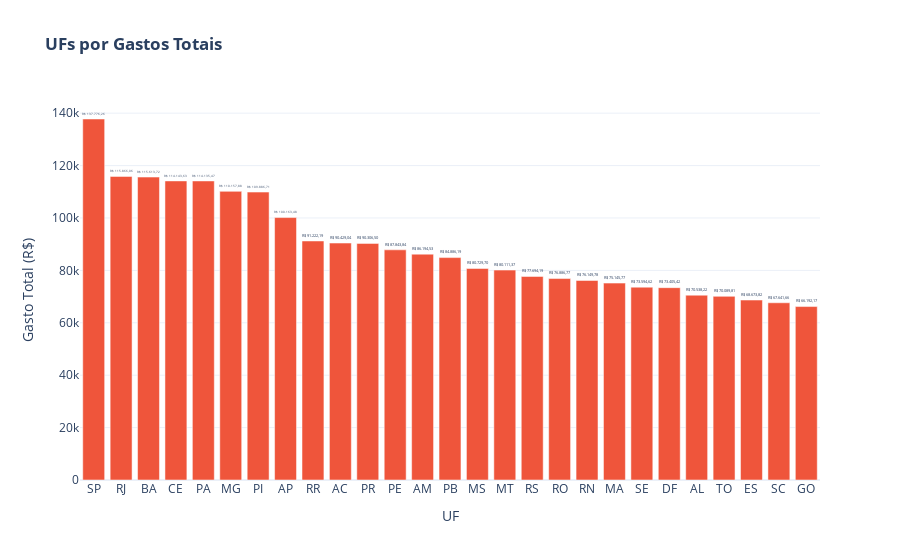

Write notebook code for a chart like this one.
### Code cell
# 1 UFs por Gasto Total
top_ufs = (
    df_modelo.groupby('sgUF')['vlrLiquidoTotal']
    .mean()
    .sort_values(ascending=False)
    .reset_index()
)
top_ufs['texto'] = top_ufs['vlrLiquidoTotal'].apply(formatar_valor)

fig1 = px.bar(
    top_ufs,
    x='sgUF',
    y='vlrLiquidoTotal',
    orientation='v',
    title='<b>UFs por Gastos Totais</b>',
    labels={'vlrLiquidoTotal': 'Gasto Total (R$)', 'sgUF': 'UF'},
    text='texto'
)
fig1.update_layout(showlegend=False, yaxis={'categoryorder':'total ascending'})
fig1.update_traces(textposition='outside', marker_color='#EF553B')
fig1.show()

### Figure 1 — Plotly figure (JSON) as saved in the notebook; plotly's stock layout.template omitted (floating-point values rounded to 4 significant figures)
{"data": [{"alignmentgroup": "True", "hovertemplate": "UF=%{x}<br>Gasto Total (R$)=%{y}<br>texto=%{text}<extra></extra>", "legendgroup": "", "marker": {"color": "#EF553B", "pattern": {"shape": ""}}, "name": "", "offsetgroup": "", "orientation": "v", "showlegend": false, "text": ["R$ 137.776,26", "R$ 115.866,06", "R$ 115.613,72", "R$ 114.143,63", "R$ 114.135,47", "R$ 110.157,88", "R$ 109.886,71", "R$ 100.163,48", "R$ 91.222,19", "R$ 90.429,04", "R$ 90.306,50", "R$ 87.843,84", "R$ 86.194,53", "R$ 84.886,19", "R$ 80.729,70", "R$ 80.111,37", "R$ 77.694,19", "R$ 76.886,77", "R$ 76.149,78", "R$ 75.145,77", "R$ 73.594,62", "R$ 73.405,42", "R$ 70.538,22", "R$ 70.089,81", "R$ 68.673,82", "R$ 67.641,66", "R$ 66.192,17"], "textposition": "outside", "type": "bar", "x": ["SP", "RJ", "BA", "CE", "PA", "MG", "PI", "AP", "RR", "AC", "PR", "PE", "AM", "PB", "MS", "MT", "RS", "RO", "RN", "MA", "SE", "DF", "AL", "TO", "ES", "SC", "GO"], "xaxis": "x", "y": [137800.0, 115900.0, 115600.0, 114100.0, 114100.0, 110200.0, 109900.0, 100200.0, 91220.0, 90430.0, 90310.0, 87840.0, 86190.0, 84890.0, 80730.0, 80110.0, 77690.0, 76890.0, 76150.0, 75150.0, 73590.0, 73410.0, 70540.0, 70090.0, 68670.0, 67640.0, 66190.0], "yaxis": "y"}], "layout": {"barmode": "relative", "legend": {"tracegroupgap": 0}, "showlegend": false, "title": {"text": "<b>UFs por Gastos Totais</b>"}, "xaxis": {"anchor": "y", "domain": [0, 1], "title": {"text": "UF"}}, "yaxis": {"anchor": "x", "categoryorder": "total ascending", "domain": [0, 1], "title": {"text": "Gasto Total (R$)"}}}}
